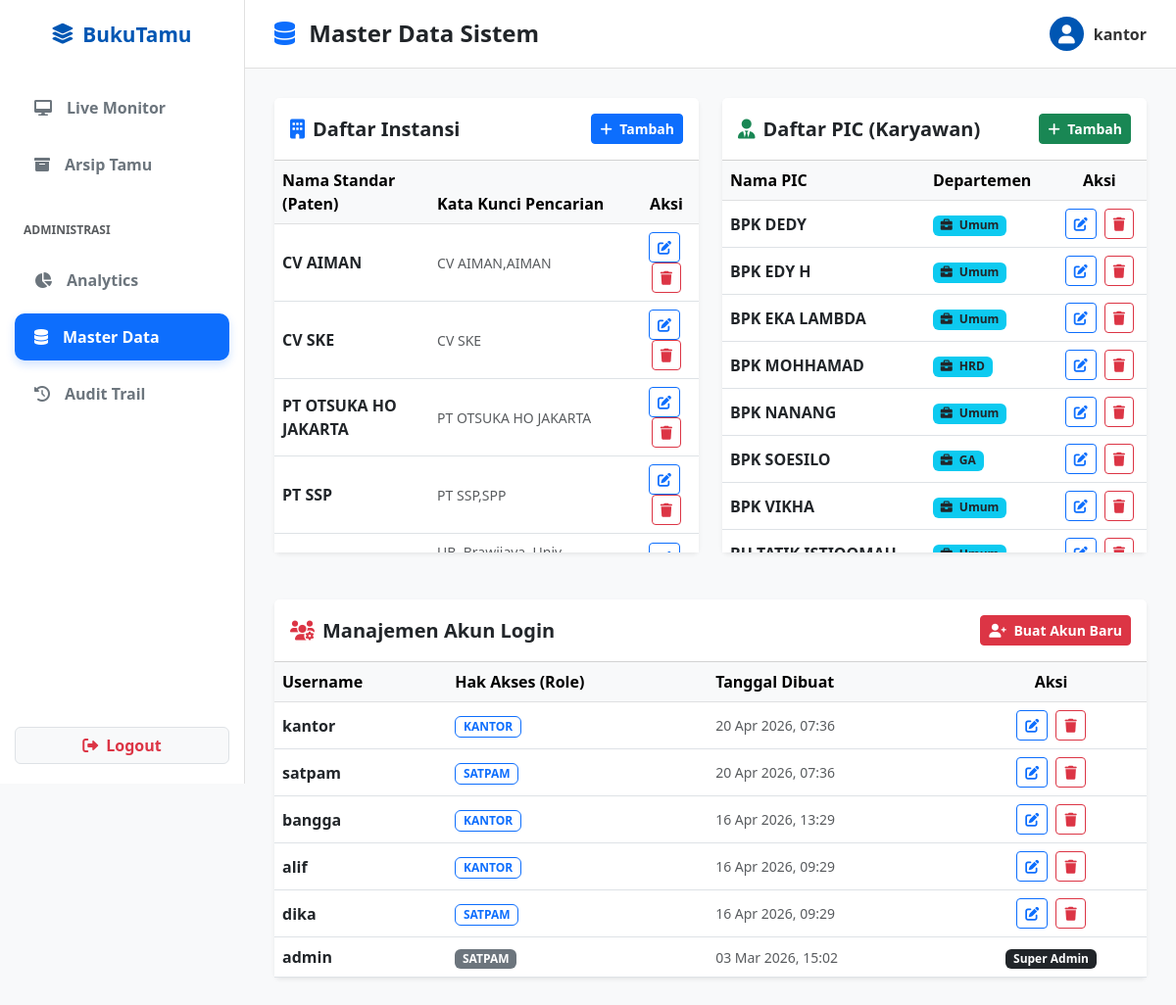
Before: /master-data/ (signed in) with the older database file.
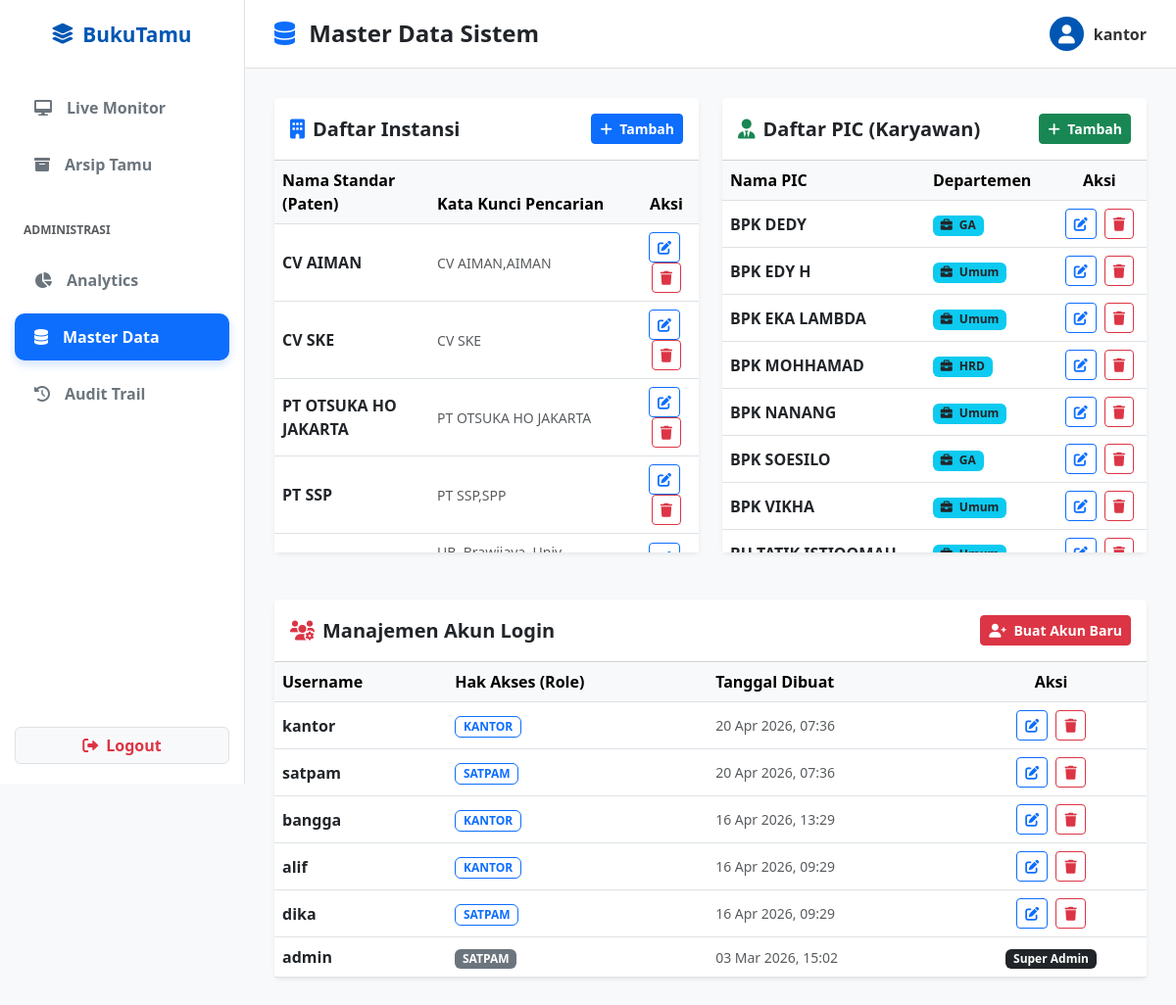
After: the same page with the newer database file.
### tamu/models.py (models this page shows, shortened)
class PIC(models.Model): # Nama kelas jadi lebih singkat
    nama_lengkap = models.CharField(max_length=100, unique=True)
    departemen = models.CharField(max_length=100, default="-")
    is_active = models.BooleanField(default=True)
    class Meta:
        verbose_name = "PIC"
        verbose_name_plural = "Daftar PIC"

### tamu/views.py (the view, shortened to what this page needs)
# urls.py: path('master-data/', views.master_data, name='master_data'),
@login_required(login_url='login')
def master_data(request):
    if not (request.user.is_superuser or request.user.groups.filter(name='KANTOR').exists()):
        messages.error(request, "AKSES DITOLAK: Halaman Master Data khusus untuk Staff Kantor.")
        return redirect('daftar_tamu')
    context = {
        'daftar_instansi': Instansi.objects.all().order_by('nama_standar'),
        'daftar_pic': PIC.objects.all().order_by('nama_lengkap'),
        'daftar_user': User.objects.all().order_by('-date_joined'),
    }
    return render(request, 'tamu/master_data.html', context)

### tamu/templates/tamu/master_data.html (shortened to what the changed rows need)
{% extends 'tamu/base.html' %}
{% block content %}
<div class="row">
    <div class="col-md-6 mb-4">
        <div class="card border-0 shadow-sm">
            <div class="card-body p-0">
                <div class="table-responsive" style="max-height: 400px; overflow-y: auto;">
                    <table class="table table-hover align-middle mb-0">
                        <thead class="table-light sticky-top">
                            <tr>
                                <th>Nama Standar (Paten)</th>
                                <th>Kata Kunci Pencarian</th>
                                <th class="text-center">Aksi</th>
                            </tr>
                        </thead>
                    </table>
                </div>
            </div>
        </div>
    </div>
    <div class="col-md-6">
        <div class="card border-0 shadow-sm">
            <div class="card-body p-0">
                <div class="table-responsive" style="max-height: 400px; overflow-y: auto;">
                    <table class="table table-hover align-middle mb-0">
                                            <thead class="table-light sticky-top">
    <tr>
        <th>Nama PIC</th>
        <th>Departemen</th>
        <th class="text-center">Aksi</th>
    </tr>
</thead>
<tbody>
    {% for p in daftar_pic %}
    <tr>
        <td class="fw-bold text-dark">{{ p.nama_lengkap }}</td>
        <td><span class="badge bg-info text-dark"><i class="fas fa-briefcase me-1"></i> {{ p.departemen|default:"UMUM" }}</span></td>
        <td class="text-center">
            <button class="btn btn-sm btn-outline-primary me-1" title="Edit Data"
                onclick="editPIC('{{ p.id }}', '{{ p.nama_lengkap }}', '{{ p.departemen }}')"
                data-bs-toggle="modal" data-bs-target="#modalEditPIC">
                <i class="fas fa-edit"></i>
            </button>
            <a href="{% url 'hapus_data' 'pic' p.id %}" class="btn btn-sm btn-outline-danger"
                onclick="return confirm('⚠️ PERINGATAN KERAS!\n\nMenghapus {{ p.nama_lengkap }} akan membuat nama beliau HILANG (-) di Laporan Excel pada tamu-tamu sebelumnya!\n\nApakah Anda YAKIN ingin menghapus permanen?');" title="Hapus Permanen">
                <i class="fas fa-trash"></i>
            </a>
        </td>
    </tr>
    {% empty %}
    <tr><td colspan="3" class="text-center text-muted py-3">Belum ada data.</td></tr>
    {% endfor %}
</tbody>
                    </table>
                </div>
            </div>
        </div>
    </div>
</div>
<div class="row mt-4">
    <div class="col-12">
        <div class="card border-0 shadow-sm">
            <div class="card-body p-0">
                <div class="table-responsive">
                    <table class="table table-hover align-middle mb-0">
                                            <thead class="table-light">
    <tr>
        <th>Username</th>
        <th>Hak Akses (Role)</th>
        <th>Tanggal Dibuat</th>
        <th class="text-center">Aksi</th>
    </tr>
</thead>
                    </table>
                </div>
            </div>
        </div>
    </div>
</div>
{% endblock %}

Changed rows visible on the page:
changed PIC "BPK DEDY": departemen "Umum" → "GA"
